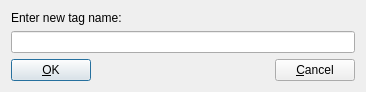
<?xml version="1.0" encoding="UTF-8"?>
<ui version="4.0">
 <class>RenameTagDlg</class>
 <widget class="QDialog" name="RenameTagDlg">
  <property name="geometry">
   <rect>
    <x>0</x>
    <y>0</y>
    <width>366</width>
    <height>82</height>
   </rect>
  </property>
  <property name="windowTitle">
   <string>Rename tag</string>
  </property>
  <layout class="QVBoxLayout" name="verticalLayout_2">
   <item>
    <layout class="QVBoxLayout" name="verticalLayout">
     <item>
      <widget class="QLabel" name="label">
       <property name="text">
        <string>Enter new tag name:</string>
       </property>
      </widget>
     </item>
     <item>
      <widget class="QLineEdit" name="tag_name"/>
     </item>
     <item>
      <layout class="QHBoxLayout" name="horizontalLayout">
       <item>
        <widget class="QPushButton" name="ok_button">
         <property name="text">
          <string>&amp;OK</string>
         </property>
         <property name="default">
          <bool>true</bool>
         </property>
        </widget>
       </item>
       <item>
        <spacer name="horizontalSpacer">
         <property name="orientation">
          <enum>Qt::Horizontal</enum>
         </property>
         <property name="sizeHint" stdset="0">
          <size>
           <width>40</width>
           <height>20</height>
          </size>
         </property>
        </spacer>
       </item>
       <item>
        <widget class="QPushButton" name="cancel_button">
         <property name="text">
          <string>&amp;Cancel</string>
         </property>
        </widget>
       </item>
      </layout>
     </item>
    </layout>
   </item>
  </layout>
 </widget>
 <resources/>
 <connections>
  <connection>
   <sender>ok_button</sender>
   <signal>clicked()</signal>
   <receiver>RenameTagDlg</receiver>
   <slot>accept()</slot>
   <hints>
    <hint type="sourcelabel">
     <x>27</x>
     <y>63</y>
    </hint>
    <hint type="destinationlabel">
     <x>182</x>
     <y>40</y>
    </hint>
   </hints>
  </connection>
  <connection>
   <sender>cancel_button</sender>
   <signal>clicked()</signal>
   <receiver>RenameTagDlg</receiver>
   <slot>reject()</slot>
   <hints>
    <hint type="sourcelabel">
     <x>325</x>
     <y>63</y>
    </hint>
    <hint type="destinationlabel">
     <x>182</x>
     <y>40</y>
    </hint>
   </hints>
  </connection>
 </connections>
</ui>
